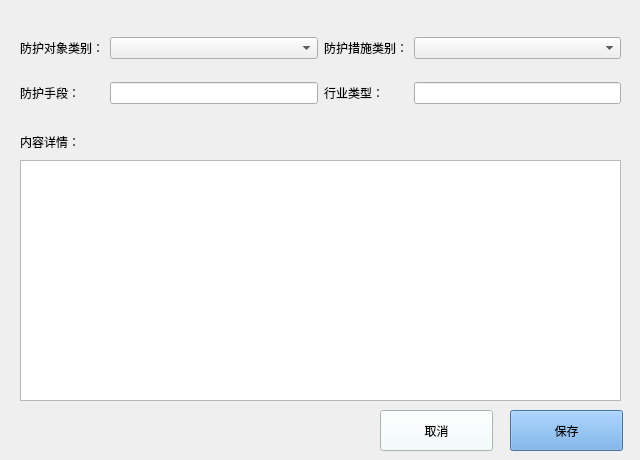
<?xml version="1.0" encoding="UTF-8"?>
<ui version="4.0">
 <class>Form</class>
 <widget class="QWidget" name="Form">
  <property name="geometry">
   <rect>
    <x>0</x>
    <y>0</y>
    <width>640</width>
    <height>460</height>
   </rect>
  </property>
  <property name="windowTitle">
   <string>编辑防护措施</string>
  </property>
  <widget class="QPushButton" name="btn_save">
   <property name="geometry">
    <rect>
     <x>510</x>
     <y>410</y>
     <width>113</width>
     <height>41</height>
    </rect>
   </property>
   <property name="cursor">
    <cursorShape>PointingHandCursor</cursorShape>
   </property>
   <property name="styleSheet">
    <string notr="true">font: 16pt &quot;.SF NS Text&quot;;
background-color: rgb(98, 160, 226);</string>
   </property>
   <property name="text">
    <string>保存</string>
   </property>
  </widget>
  <widget class="QPlainTextEdit" name="edit_input5">
   <property name="geometry">
    <rect>
     <x>20</x>
     <y>160</y>
     <width>601</width>
     <height>241</height>
    </rect>
   </property>
   <property name="styleSheet">
    <string notr="true">font: 12pt &quot;Adobe Arabic&quot;;</string>
   </property>
  </widget>
  <widget class="QLabel" name="label_3">
   <property name="geometry">
    <rect>
     <x>20</x>
     <y>130</y>
     <width>112</width>
     <height>23</height>
    </rect>
   </property>
   <property name="styleSheet">
    <string notr="true">font: 16pt &quot;.SF NS Text&quot;;</string>
   </property>
   <property name="text">
    <string>内容详情：</string>
   </property>
  </widget>
  <widget class="QWidget" name="gridLayoutWidget">
   <property name="geometry">
    <rect>
     <x>20</x>
     <y>20</y>
     <width>601</width>
     <height>101</height>
    </rect>
   </property>
   <layout class="QGridLayout" name="gridLayout" columnstretch="0,0,0,0">
    <item row="0" column="1">
     <widget class="QComboBox" name="edit_input1">
      <property name="cursor">
       <cursorShape>PointingHandCursor</cursorShape>
      </property>
      <property name="toolTip">
       <string/>
      </property>
      <property name="styleSheet">
       <string notr="true">font: 16pt &quot;.SF NS Text&quot;;</string>
      </property>
      <property name="iconSize">
       <size>
        <width>20</width>
        <height>20</height>
       </size>
      </property>
     </widget>
    </item>
    <item row="0" column="3">
     <widget class="QComboBox" name="edit_input2">
      <property name="cursor">
       <cursorShape>PointingHandCursor</cursorShape>
      </property>
      <property name="toolTip">
       <string/>
      </property>
      <property name="styleSheet">
       <string notr="true">font: 16pt &quot;.SF NS Text&quot;;</string>
      </property>
      <property name="iconSize">
       <size>
        <width>20</width>
        <height>20</height>
       </size>
      </property>
     </widget>
    </item>
    <item row="0" column="2">
     <widget class="QLabel" name="label_type_second">
      <property name="styleSheet">
       <string notr="true">font: 16pt &quot;.SF NS Text&quot;;
color: ;</string>
      </property>
      <property name="text">
       <string>防护措施类别：</string>
      </property>
     </widget>
    </item>
    <item row="0" column="0">
     <widget class="QLabel" name="label_type_first">
      <property name="styleSheet">
       <string notr="true">font: 16pt &quot;.SF NS Text&quot;;
color: ;</string>
      </property>
      <property name="text">
       <string>防护对象类别：</string>
      </property>
     </widget>
    </item>
    <item row="1" column="0">
     <widget class="QLabel" name="label_type_third">
      <property name="styleSheet">
       <string notr="true">font: 16pt &quot;.SF NS Text&quot;;</string>
      </property>
      <property name="text">
       <string>防护手段：</string>
      </property>
     </widget>
    </item>
    <item row="1" column="1">
     <widget class="QLineEdit" name="edit_input3">
      <property name="styleSheet">
       <string notr="true">font: 16pt &quot;.SF NS Text&quot;;</string>
      </property>
     </widget>
    </item>
    <item row="1" column="3">
     <widget class="QLineEdit" name="edit_input4">
      <property name="styleSheet">
       <string notr="true">font: 16pt &quot;.SF NS Text&quot;;</string>
      </property>
     </widget>
    </item>
    <item row="1" column="2">
     <widget class="QLabel" name="label_type_fourth">
      <property name="styleSheet">
       <string notr="true">font: 16pt &quot;.SF NS Text&quot;;</string>
      </property>
      <property name="text">
       <string>行业类型：</string>
      </property>
     </widget>
    </item>
   </layout>
  </widget>
  <widget class="QPushButton" name="btn_cancel">
   <property name="geometry">
    <rect>
     <x>380</x>
     <y>410</y>
     <width>113</width>
     <height>41</height>
    </rect>
   </property>
   <property name="cursor">
    <cursorShape>PointingHandCursor</cursorShape>
   </property>
   <property name="styleSheet">
    <string notr="true">font: 16pt &quot;.SF NS Text&quot;;
background-color: rgb(240, 252, 252);</string>
   </property>
   <property name="text">
    <string>取消</string>
   </property>
  </widget>
 </widget>
 <resources/>
 <connections/>
</ui>
